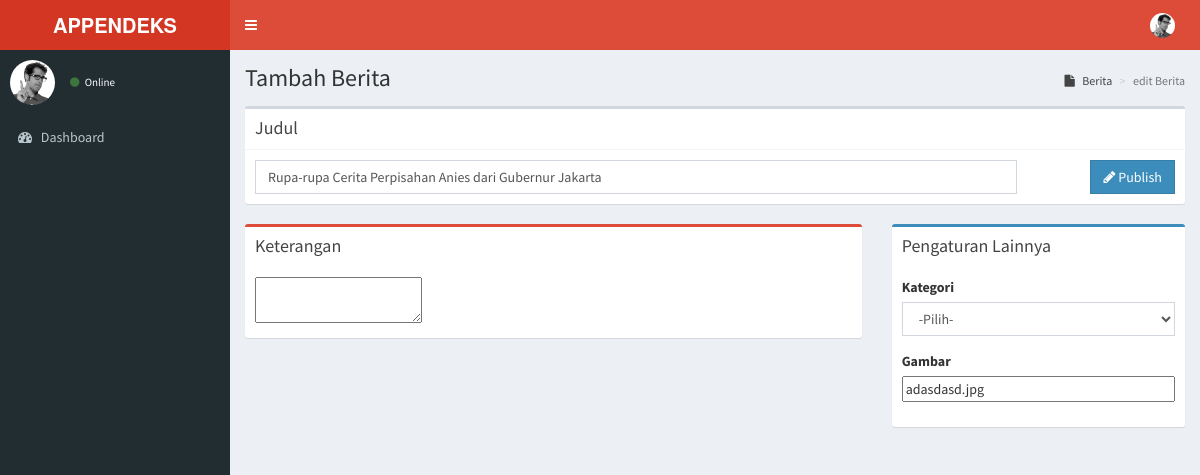
/berita/edit/1, run on the app's committed database.
### tables this page shows
CREATE TABLE `berita` (
  `id_berita` int(3) NOT NULL,
  `id_admin` int(2) NOT NULL,
  `judul` varchar(100) NOT NULL,
  `gambar` text DEFAULT NULL,
  `keterangan` text NOT NULL,
  `tanggal_pos` datetime NOT NULL DEFAULT current_timestamp(),
  `status_berita` enum('Berlangsung','Usai') NOT NULL DEFAULT 'Usai'
);

### application/libraries/Template.php (called while the page is built)
<?php
class Template {
    var $template_data = array();
    function set($name, $value) {
        $this->template_data[$name] = $value;
    }
    function load($template = '', $view = '', $view_data = array(), $return = FALSE) {
        $this->CI = &get_instance();
        $this->set('contents', $this->CI->load->view($view, $view_data, TRUE));
        return $this->CI->load->view($template, $this->template_data, $return);
    }
}

### application/controllers/Berita.php (called while the page is built, shortened)
<?php
class Berita extends CI_Controller {
    public function edit($id) {
        $query = $this->berita_model->get($id);
        if ($query->num_rows() > 0) {
            $berita = $query->row();
            $data = array(
                'page' => 'edit',
                'row' => $berita
            );
            $this->template->load('template', 'berita/berita_form', $data);
        } else {
            echo "<script>alert('data berhasil di simpan');</script>";
            redirect('berita');
        }
    }
}

### index.php (called while the page is built, shortened)
<?php
require_once BASEPATH.'core/CodeIgniter.php';

### application/models/Berita_model.php (called while the page is built, shortened)
<?php
class Berita_model extends CI_Model {
    public function get($id = null) {
        $this->db->from('berita');
        if ($id != null) {
            $this->db->where('id_berita', $id);
        }
        $query = $this->db->get();
        return $query;
    }
}

### application/views/berita/berita_form.php (the view, shortened to what this page needs)
<section class="content-header">
    <h1>
        Tambah Berita
    </h1>
    <ol class="breadcrumb">
        <li><a href="#"><i class="fa fa-file"></i> Berita</a></li>
        <li class="active"><?= $page ?> Berita</li>
    </ol>
</section>
<section class="content">
    <div class="box box-default">
        <div class="box-header with-border">
            <h3 class="box-title">Judul</h3>
        </div>
        <form action="<?= site_url('berita/process') ?>" method="post">
            <div class="box-body">
                <div class="row">
                    <div class="col-md-10">
                        <input type="text" name="judul" class="form-control" placeholder="Judul berita atau artikel" value="<?= $row->judul ?>" required>
                    </div>
                    <div class="col-md-2">
                        <div class="form-group">
                            <button type="submit" name="<?= $page ?>" class="btn btn-primary btn-flat pull-right"><span class="fa fa-pencil"></span> Publish</button>
                        </div>
                    </div>
                </div>
            </div>
    </div>
    <div class="row">
        <div class="col-md-8">
            <div class="box box-danger">
                <div class="box-header">
                    <h3 class="box-title">Keterangan</h3>
                </div>
                <div class="box-body">
                    <textarea id="ckeditor" name="keterangan" value="<?= $row->keterangan ?>" required></textarea>
                </div>
            </div>
        </div>
        <div class="col-md-4">
            <div class="box box-primary">
                <div class="box-header">
                    <h3 class="box-title">Pengaturan Lainnya</h3>
                </div>
                <div class="box-body">
                    <div class="form-group">
                        <label>Kategori</label>
                        <select class="form-control select2" name="xkategori" style="width: 100%;">
                            <option value="">-Pilih-</option>
                        </select>
                    </div>
                    <div class="form-group">
                        <label>Gambar</label>
                        <input type="text" name="gambar" style="width: 100%;" value="<?= $row->gambar ?>" required>
                    </div>
                </div>
            </div>
        </div>
    </div>
</section>

### data on the page
berita: judul "Rupa-rupa Cerita Perpisahan Anies dari Gubernur Jakarta", gambar "adasdasd.jpg"

### other printed values
$page "edit"
